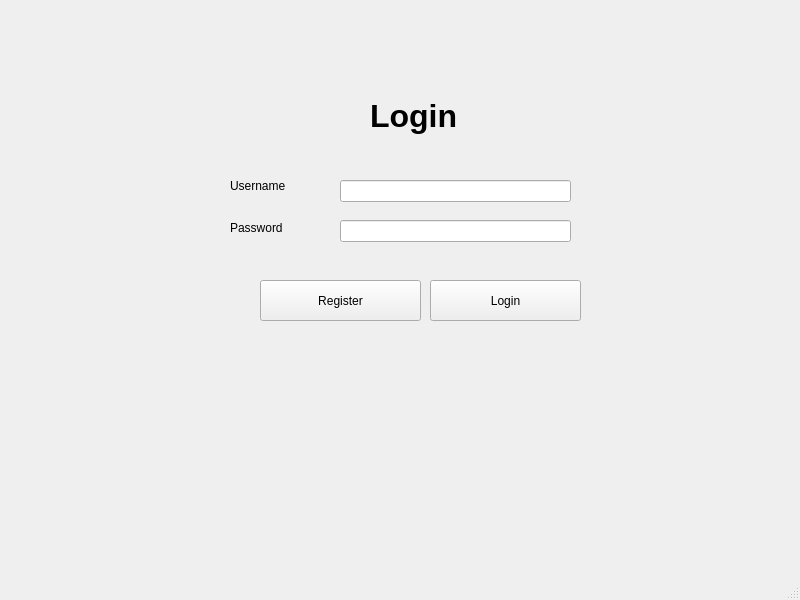
<?xml version="1.0" encoding="UTF-8"?>
<ui version="4.0">
 <class>MainWindow</class>
 <widget class="QMainWindow" name="MainWindow">
  <property name="geometry">
   <rect>
    <x>0</x>
    <y>0</y>
    <width>800</width>
    <height>600</height>
   </rect>
  </property>
  <property name="windowTitle">
   <string>MainWindow</string>
  </property>
  <widget class="QWidget" name="centralwidget">
   <widget class="QPushButton" name="btn_Register">
    <property name="geometry">
     <rect>
      <x>260</x>
      <y>280</y>
      <width>161</width>
      <height>41</height>
     </rect>
    </property>
    <property name="text">
     <string>Register</string>
    </property>
   </widget>
   <widget class="QLabel" name="label">
    <property name="geometry">
     <rect>
      <x>230</x>
      <y>170</y>
      <width>81</width>
      <height>31</height>
     </rect>
    </property>
    <property name="text">
     <string>Username</string>
    </property>
   </widget>
   <widget class="QLabel" name="label_2">
    <property name="geometry">
     <rect>
      <x>230</x>
      <y>220</y>
      <width>71</width>
      <height>16</height>
     </rect>
    </property>
    <property name="text">
     <string>Password</string>
    </property>
   </widget>
   <widget class="QPushButton" name="btn_Login">
    <property name="geometry">
     <rect>
      <x>430</x>
      <y>280</y>
      <width>151</width>
      <height>41</height>
     </rect>
    </property>
    <property name="text">
     <string>Login</string>
    </property>
   </widget>
   <widget class="QLineEdit" name="edt_UserLogin">
    <property name="geometry">
     <rect>
      <x>340</x>
      <y>180</y>
      <width>231</width>
      <height>22</height>
     </rect>
    </property>
   </widget>
   <widget class="QLineEdit" name="edt_PasswordLogin">
    <property name="geometry">
     <rect>
      <x>340</x>
      <y>220</y>
      <width>231</width>
      <height>22</height>
     </rect>
    </property>
   </widget>
   <widget class="QLabel" name="label_5">
    <property name="geometry">
     <rect>
      <x>370</x>
      <y>80</y>
      <width>261</width>
      <height>71</height>
     </rect>
    </property>
    <property name="font">
     <font>
      <pointsize>24</pointsize>
      <weight>75</weight>
      <bold>true</bold>
     </font>
    </property>
    <property name="text">
     <string>Login</string>
    </property>
   </widget>
  </widget>
  <widget class="QMenuBar" name="menubar">
   <property name="geometry">
    <rect>
     <x>0</x>
     <y>0</y>
     <width>800</width>
     <height>26</height>
    </rect>
   </property>
  </widget>
  <widget class="QStatusBar" name="statusbar"/>
 </widget>
 <resources/>
 <connections/>
</ui>
